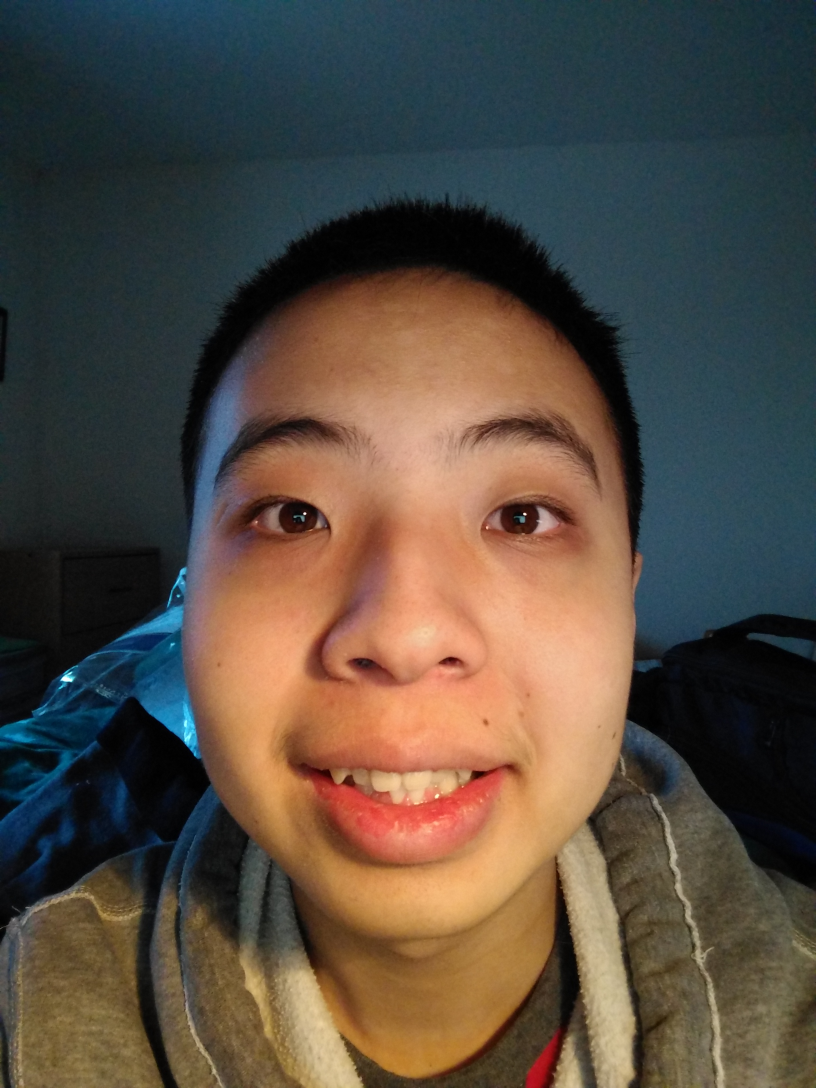
#> input picture face.png, 2448 x 3264 px (shown at 1/3 size)
$ python -i h.py   (imports and definitions only)   (older library calls are emulated)
#> lines starting #> are read from the running program, lines starting #| are printed output that depends on the picture
from __future__ import print_function
import numpy as np
import h5py
import matplotlib
import matplotlib.pyplot as plt
import matplotlib.image as mpimg
import cv2
from scipy.misc import imsave
import scipy
# [1 line not run here, left out]

# [1 line that did not run here, left out]
# [1 line that did not run here, left out]
# [1 line that did not run here, left out]

def format_image(image):
  image = cv2.cvtColor(image, cv2.COLOR_RGB2GRAY)
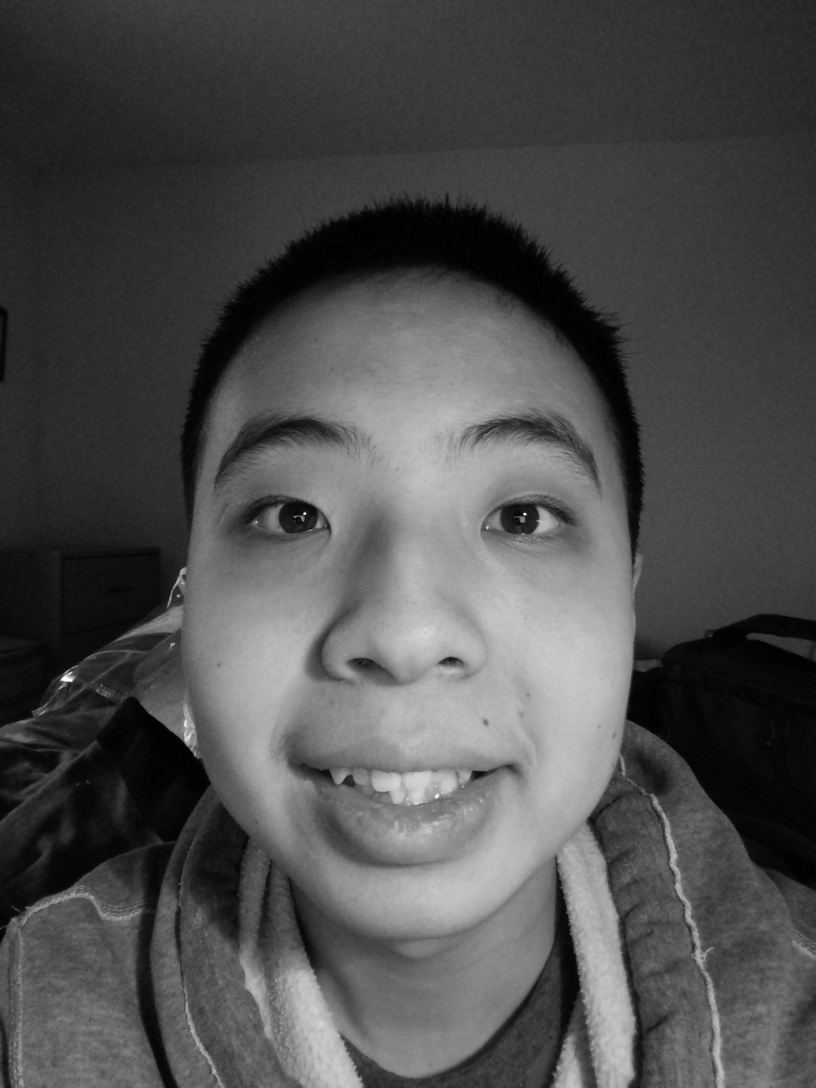
#> image: shape (3264, 2448) (shown at 1/3 size); min 0, max 254, mean 78.3
  image = cv2.cvtColor(image, cv2.COLOR_GRAY2RGB)
#> image: shape (3264, 2448, 3)
  faces = cv2.CascadeClassifier("haarcascade_frontalface_default.xml").detectMultiScale(
      image,
      scaleFactor = 1.3,
      minNeighbors = 5
  )
#> faces = [[313, 914, 1829, 1829]]
  # None is we don't found an image
  if not len(faces) > 0:
    return None
  max_area_face = faces[0]
#> max_area_face = [313, 914, 1829, 1829]
  for face in faces:
    if face[2] * face[3] > max_area_face[2] * max_area_face[3]:
      max_area_face = face
#> this loop made 1 pass
  # Chop image to face
  face = max_area_face
#> face = [313, 914, 1829, 1829]
  image = image[face[1]:(face[1] + face[2]), face[0]:(face[0] + face[3])]
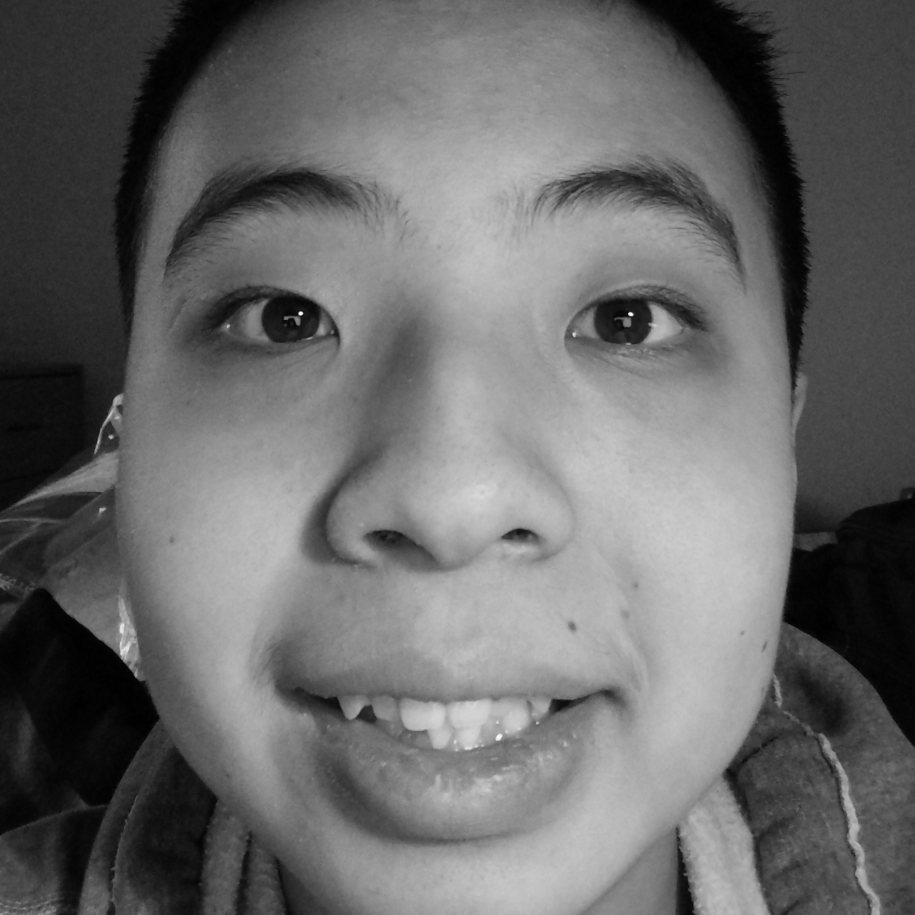
#> image: shape (1829, 1829, 3) (shown at 1/2 size); min 0, max 251, mean 104.9
  image = scipy.misc.imresize(image, [48, 48])
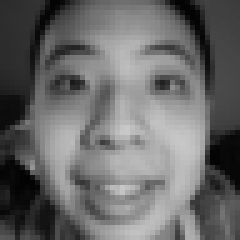
#> image: shape (48, 48, 3) (shown 5 times larger); min 2, max 200, mean 104.9

  image = np.reshape(image, [48, 48, 3])
  return image
'''
count = 0
from matplotlib import pyplot as plt
P = np.empty([48, 48, 3], 'float32')
for i in range (len(X)):

    max = 0.
    for t in range(0, 6):
        if Y[i][t] > max:
            max = Y[i][t]
            maxIndex = t
    if maxIndex == 3:
        count += 1
        P = P + X[i]

P = P/count
plt.imshow(P, interpolation='nearest')
plt.show()
face = scipy.misc.imread('face.png')
print(face)
imsave('original.png', format_image(face))
imsave('after.png', format_image(face) - P)
'''
mean = 0.
std = 0.

# [1 line not run here, left out]
# [1 line that did not run here, left out]
# [8 lines not run here, left out]

>>> import cv2
>>> picture = cv2.cvtColor(cv2.imread('face.png'), cv2.COLOR_BGR2RGB)
>>> result = format_image(picture)

$ run again, on cage.png
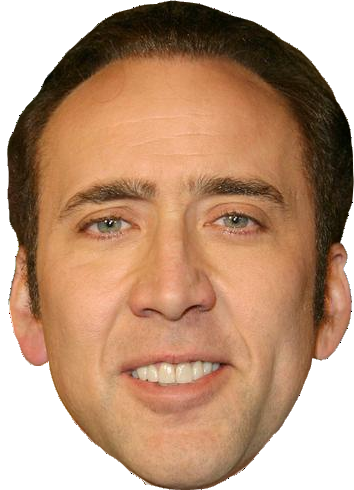
#> input picture cage.png, 354 x 490 px
#> in format_image, `image = cv2.cvtColor(image, cv2.COLOR_RGB2GRAY)`:
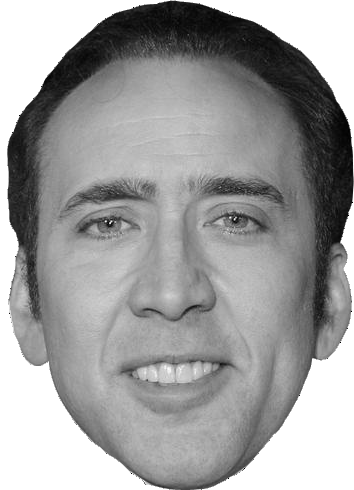
#> image: shape (490, 354); min 0, max 255, mean 158
#> faces = [[27, 98, 294, 294]]
#> max_area_face = [27, 98, 294, 294]
#> the loop in format_image, `for face in faces:` made 1 pass
#> in format_image, `image = scipy.misc.imresize(image, [48, 48])`:
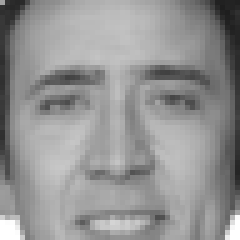
#> image: shape (48, 48, 3) (shown 5 times larger); min 30, max 255, mean 147.5

$ run again, on obama.png
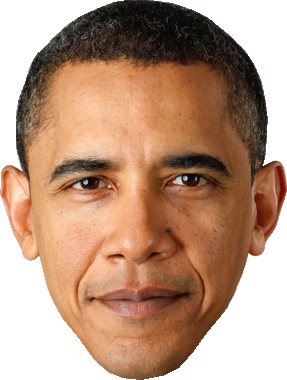
#> input picture obama.png, 287 x 380 px
#> in format_image, `image = cv2.cvtColor(image, cv2.COLOR_RGB2GRAY)`:
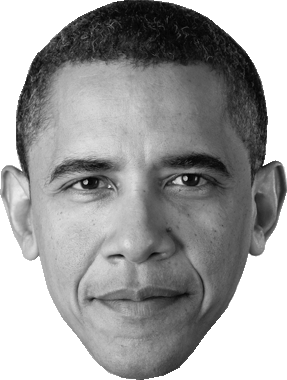
#> image: shape (380, 287); min 0, max 255, mean 158.4
#> faces = [[24, 94, 228, 228]]
#> max_area_face = [24, 94, 228, 228]
#> the loop in format_image, `for face in faces:` made 1 pass
#> in format_image, `image = scipy.misc.imresize(image, [48, 48])`:
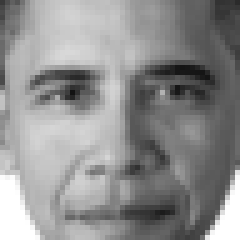
#> image: shape (48, 48, 3) (shown 5 times larger); min 19, max 255, mean 143.1

$ run again, on picture.png
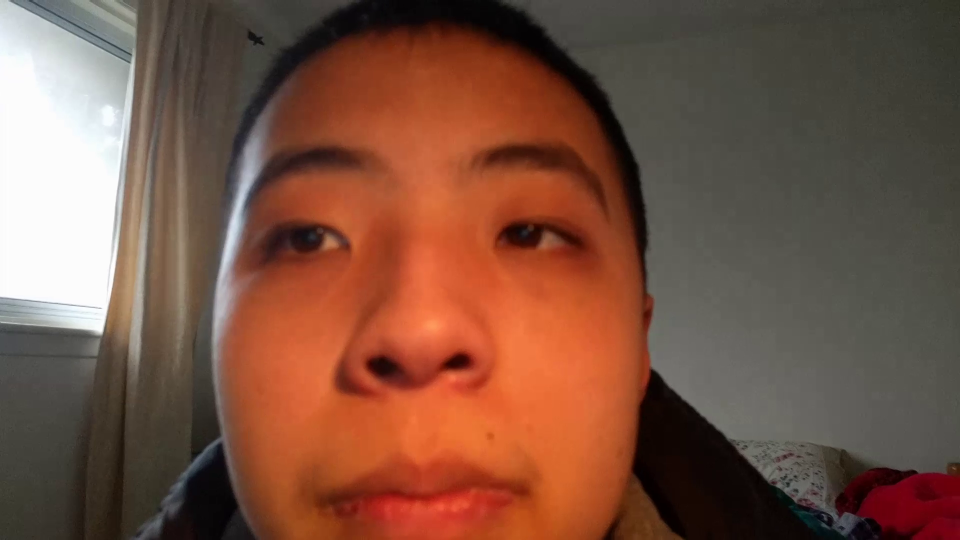
#> input picture picture.png, 1920 x 1080 px (shown at 1/2 size)
#> in format_image, `image = cv2.cvtColor(image, cv2.COLOR_RGB2GRAY)`:
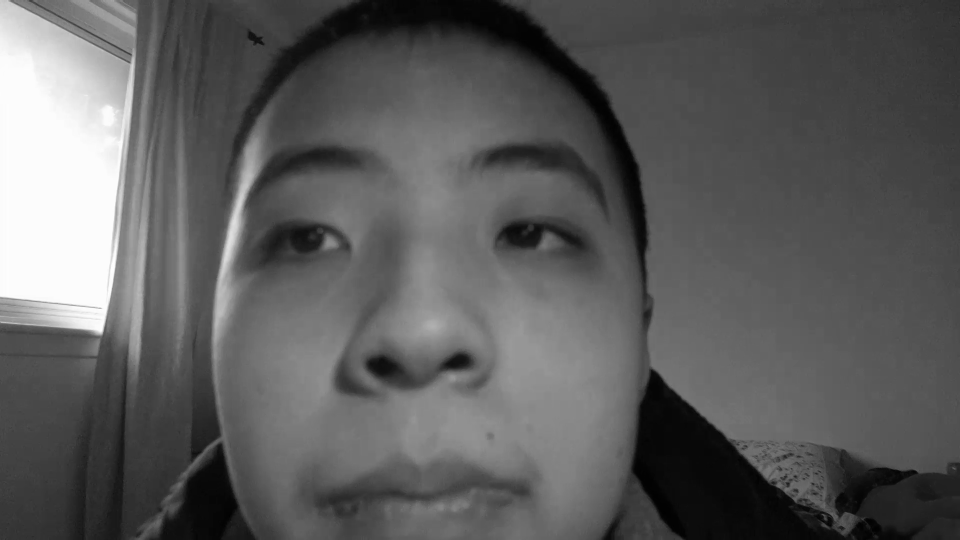
#> image: shape (1080, 1920) (shown at 1/2 size); min 0, max 255, mean 92.7
#> faces = ()
